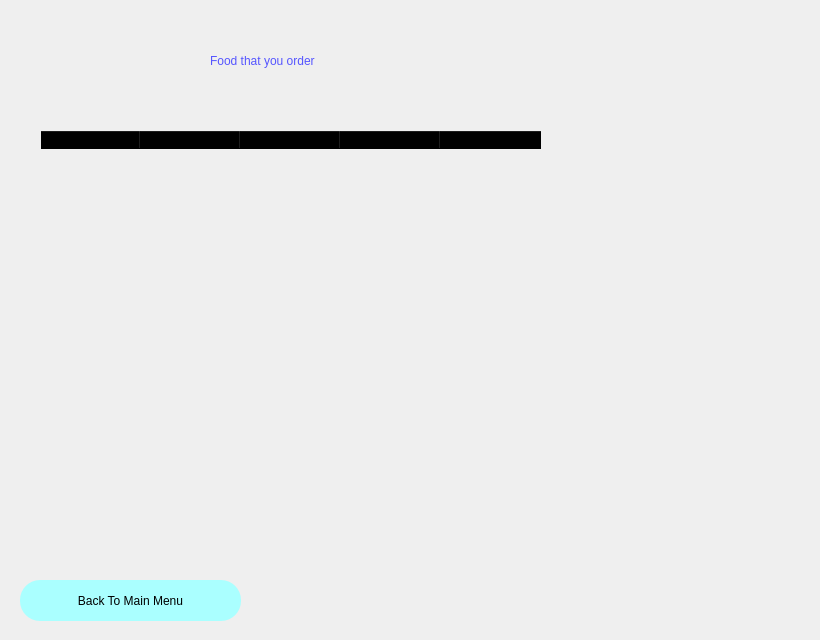
<?xml version="1.0" encoding="UTF-8"?>
<ui version="4.0">
 <class>Dialog</class>
 <widget class="QDialog" name="Dialog">
  <property name="geometry">
   <rect>
    <x>0</x>
    <y>0</y>
    <width>820</width>
    <height>640</height>
   </rect>
  </property>
  <property name="windowTitle">
   <string>Dialog</string>
  </property>
  <widget class="QWidget" name="widget" native="true">
   <property name="geometry">
    <rect>
     <x>0</x>
     <y>0</y>
     <width>831</width>
     <height>640</height>
    </rect>
   </property>
   <property name="styleSheet">
    <string notr="true">QWidget#widget{
                    background-color: qlineargradient(spread:pad, x1:0.352826, y1:0.398, x2:0.715975, y2:0.892, stop:0
                    rgba(0, 255, 255, 255), stop:1 rgba(0, 170, 255, 255))
                    }
                </string>
   </property>
   <widget class="QLabel" name="label">
    <property name="geometry">
     <rect>
      <x>210</x>
      <y>30</y>
      <width>381</width>
      <height>61</height>
     </rect>
    </property>
    <property name="styleSheet">
     <string notr="true">font: 26pt &quot;MS Shell Dlg 2&quot;;
                        color:rgb(85, 85, 255)
                    </string>
    </property>
    <property name="text">
     <string>Food that you order</string>
    </property>
   </widget>
   <widget class="QTableWidget" name="foods">
    <property name="geometry">
     <rect>
      <x>40</x>
      <y>130</y>
      <width>651</width>
      <height>381</height>
     </rect>
    </property>
    <property name="styleSheet">
     <string notr="true">background-color:rgba(0,0,0,0);</string>
    </property>
    <column>
     <property name="text">
      <string>ID</string>
     </property>
    </column>
    <column>
     <property name="text">
      <string>Name</string>
     </property>
    </column>
    <column>
     <property name="text">
      <string>Price</string>
     </property>
    </column>
    <column>
     <property name="text">
      <string>Ingredients</string>
     </property>
    </column>
    <column>
     <property name="text">
      <string>Type</string>
     </property>
    </column>
   </widget>
   <widget class="QPushButton" name="mainmenu">
    <property name="geometry">
     <rect>
      <x>20</x>
      <y>580</y>
      <width>221</width>
      <height>41</height>
     </rect>
    </property>
    <property name="styleSheet">
     <string notr="true">border-radius:20px;
                        font: 14pt &quot;MS Shell Dlg 2&quot;;
                        background-color:rgb(170, 255, 255);
                        color:rgb(0, 0, 0)
                    </string>
    </property>
    <property name="text">
     <string>Back To Main Menu</string>
    </property>
   </widget>
  </widget>
 </widget>
 <resources/>
 <connections/>
</ui>
